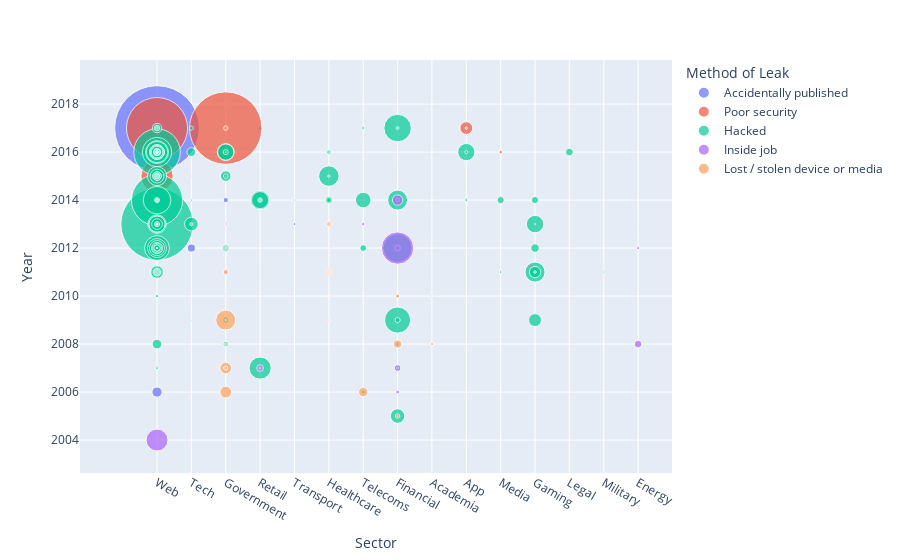

Write notebook code for a chart like this one.
### Code cell
# Another way to look at the data
fig = px.scatter(df, x='Sector', y='Year', size='Records Lost_normalized', color='Method of Leak', hover_name='Entity', size_max=60)
fig.show()

### Figure 1 — Plotly figure (JSON) as saved in the notebook; plotly's stock layout.template omitted (floating-point values rounded to 4 significant figures; data arrays with more than 128 entries replaced by an {"elided": "..."} marker saying what was removed)
{"data": [{"hovertemplate": "<b>%{hovertext}</b><br><br>Method of Leak=Accidentally published<br>Sector=%{x}<br>Year=%{y}<br>Records Lost_normalized=%{marker.size}<extra></extra>", "hovertext": ["River City Media", "AOL", "Apple*", "Office of the Texas Attorney General", "Facebook", "Privatization Agency of the Republic of Serbia", "Norwegian Tax Authorities", "State of Texas", "CEX", "Jefferson County", "NMBS", "Red Cross Blood Service", "Australian Immigration Department", "TerraCom & YourTel", "Citigroup", "US Army", "Yale University"], "legendgroup": "Accidentally published", "marker": {"color": "#636efa", "size": [1370000000, 20000000, 12367232, 6500000, 6000000, 5190396, 3950000, 3500000, 2000000, 1600000, 1460000, 550000, 500000, 170000, 150000, 50000, 43000], "sizemode": "area", "sizeref": 380600.0, "symbol": "circle"}, "mode": "markers", "name": "Accidentally published", "orientation": "v", "showlegend": true, "type": "scatter", "x": ["Web", "Web", "Tech", "Government", "Web", "Government", "Government", "Government", "Retail", "Government", "Transport", "Healthcare", "Government", "Telecoms", "Financial", "Government", "Academia"], "xaxis": "x", "y": ["2017", "2006", "2012", "2012", "2013", "2014", "2008", "2011", "2017", "2008", "2013", "2016", "2015", "2013", "2013", "2011", "2010"], "yaxis": "y"}, {"hovertemplate": "<b>%{hovertext}</b><br><br>Method of Leak=Poor security<br>Sector=%{x}<br>Year=%{y}<br>Records Lost_normalized=%{marker.size}<extra></extra>", "hovertext": ["Unique Identification Authority of India", "Spambot", "Deep Root Analytics", "Al.type", "Sanrio", "Swedish Transport Agency", "World Check", "Waterly", "SVR Tracking", "RootsWeb", "Accendo Insurance Co.", "Indiana University", "Automatic Data Processing", "Memorial Healthcare System", "Mozilla", "New York Taxis", "Uber"], "legendgroup": "Poor security", "marker": {"color": "#EF553B", "size": [1000000000, 711000000, 198000000, 31293959, 3300000, 3000000, 2200000, 1000000, 540000, 300000, 175350, 146000, 125000, 115143, 76000, 52000, 50000], "sizemode": "area", "sizeref": 380600.0, "symbol": "circle"}, "mode": "markers", "name": "Poor security", "orientation": "v", "showlegend": true, "type": "scatter", "x": ["Government", "Web", "Web", "App", "Web", "Government", "Media", "App", "App", "Web", "Healthcare", "Academia", "Financial", "Healthcare", "Web", "Transport", "App"], "xaxis": "x", "y": ["2017", "2017", "2015", "2017", "2015", "2015", "2016", "2017", "2017", "2015", "2011", "2013", "2005", "2011", "2014", "2014", "2015"], "yaxis": "y"}, {"hovertemplate": "<b>%{hovertext}</b><br><br>Method of Leak=Hacked<br>Sector=%{x}<br>Year=%{y}<br>Records Lost_normalized=%{marker.size}<extra></extra>", "hovertext": {"elided": "168 str values"}, "legendgroup": "Hacked", "marker": {"color": "#00cc96", "size": {"elided": "168 int values"}, "sizemode": "area", "sizeref": 380600.0, "symbol": "circle"}, "mode": "markers", "name": "Hacked", "orientation": "v", "showlegend": true, "type": "scatter", "x": {"elided": "168 str values"}, "xaxis": "x", "y": {"elided": "168 str values"}, "yaxis": "y"}, {"hovertemplate": "<b>%{hovertext}</b><br><br>Method of Leak=Inside job<br>Sector=%{x}<br>Year=%{y}<br>Records Lost_normalized=%{marker.size}<extra></extra>", "hovertext": ["Court Ventures", "AOL", "Korea Credit Bureau", "GS Caltex", "Dai Nippon Printing", "Fidelity National Information Services", "Countrywide Financial Corp", "Countrywide Financial Corp", "Vodafone", "New York State Electric & Gas", "Kissinger Cables", "National Security Agency", "Compass Bank", "Classified Iraq War documents", "US Military", "Embassy Cables", "South Carolina Government", "Mutuelle Generale de la Police", "Texas Lottery"], "legendgroup": "Inside job", "marker": {"color": "#ab63fa", "size": [200000000, 92000000, 20000000, 11100000, 8637405, 8500000, 2600000, 2500000, 2000000, 1800000, 1700000, 1500000, 1000000, 392000, 260000, 251000, 228000, 112000, 89000], "sizemode": "area", "sizeref": 380600.0, "symbol": "circle"}, "mode": "markers", "name": "Inside job", "orientation": "v", "showlegend": true, "type": "scatter", "x": ["Financial", "Web", "Financial", "Energy", "Retail", "Financial", "Financial", "Financial", "Telecoms", "Energy", "Government", "Government", "Financial", "Government", "Government", "Government", "Healthcare", "Healthcare", "Government"], "xaxis": "x", "y": ["2012", "2004", "2014", "2008", "2007", "2007", "2006", "2008", "2013", "2012", "2013", "2013", "2007", "2010", "2010", "2010", "2012", "2016", "2007"], "yaxis": "y"}, {"hovertemplate": "<b>%{hovertext}</b><br><br>Method of Leak=Lost / stolen device or media<br>Sector=%{x}<br>Year=%{y}<br>Records Lost_normalized=%{marker.size}<extra></extra>", "hovertext": ["US Military", "US Dept of Vet Affairs", "UK Revenue & Customs", "T-Mobile, Deutsche Telecom", "BNY Mellon Shareowner Services", "NHS", "Tricare", "Sutter Medical Foundation", "Advocate Medical Group", "Citigroup", "Hong Kong Registration & Electoral Office", "Educational Credit Management Corp", "Driving Standards Agency", "Driving Standards Agency", "JP Morgan Chase", "University of Utah Hospitals & Clinics", "University of Miami", "Health Net - IBM", "New York City Health & Hospitals Corp.", "UK Ministry of Defence", "Health Net", "AvMed, Inc.", "Nemours Foundation", "Blue Cross Blue Shield of Tennessee", "Gap Inc", "South Shore Hospital, Massachusetts", "California Department of Child Support Services", "Eisenhower Medical Center", "Spartanburg Regional Healthcare System", "Triple-S Salud, Inc.", "Affinity Health Plan, Inc.", "Emory Healthcare", "Ameritrade Inc.", "Hewlett Packard", "Emergency Healthcare Physicians, Ltd.", "City and Hackney Teaching Primary Care Trust", "US National Guard", "Lincoln Medical & Mental Health Center", "AT&T", "Colorado government", "Florida Department of Juvenile Justice", "Florida Courts", "Crescent Health Inc., Walgreens", "Starbucks", "UK Home Office", "Stanford University", "US Dept of Defense", "Service Personnel and Veterans Agency (UK)", "Morgan Stanley Smith Barney"], "legendgroup": "Lost / stolen device or media", "marker": {"color": "#FFA15A", "size": [76000000, 26500000, 25000000, 17000000, 12500000, 8300000, 4901432, 4243434, 4000000, 3900000, 3700000, 3300000, 3000000, 3000000, 2600000, 2200000, 2100000, 1900000, 1700000, 1700000, 1500000, 1220000, 1055489, 1023209, 800000, 800000, 800000, 514330, 400000, 398000, 344579, 315000, 200000, 200000, 180111, 160000, 131000, 130495, 113000, 105470, 100000, 100000, 100000, 97000, 84000, 72000, 72000, 50500, 34000], "sizemode": "area", "sizeref": 380600.0, "symbol": "circle"}, "mode": "markers", "name": "Lost / stolen device or media", "orientation": "v", "showlegend": true, "type": "scatter", "x": ["Government", "Government", "Government", "Telecoms", "Financial", "Healthcare", "Government", "Healthcare", "Healthcare", "Financial", "Government", "Financial", "Government", "Government", "Financial", "Academia", "Academia", "Healthcare", "Healthcare", "Government", "Healthcare", "Healthcare", "Healthcare", "Healthcare", "Retail", "Healthcare", "Government", "Healthcare", "Healthcare", "Healthcare", "Healthcare", "Healthcare", "Financial", "Tech", "Healthcare", "Government", "Government", "Healthcare", "Telecoms", "Healthcare", "Government", "Government", "Healthcare", "Retail", "Government", "Academia", "Government", "Government", "Financial"], "xaxis": "x", "y": ["2009", "2006", "2007", "2006", "2008", "2011", "2011", "2011", "2013", "2005", "2017", "2010", "2007", "2007", "2010", "2008", "2008", "2011", "2010", "2008", "2009", "2009", "2011", "2009", "2007", "2010", "2012", "2011", "2011", "2010", "2009", "2012", "2005", "2006", "2010", "2007", "2009", "2010", "2008", "2010", "2013", "2013", "2013", "2008", "2008", "2008", "2009", "2008", "2011"], "yaxis": "y"}], "layout": {"legend": {"itemsizing": "constant", "title": {"text": "Method of Leak"}, "tracegroupgap": 0}, "margin": {"t": 60}, "xaxis": {"anchor": "y", "domain": [0, 1], "title": {"text": "Sector"}}, "yaxis": {"anchor": "x", "domain": [0, 1], "title": {"text": "Year"}}}}
